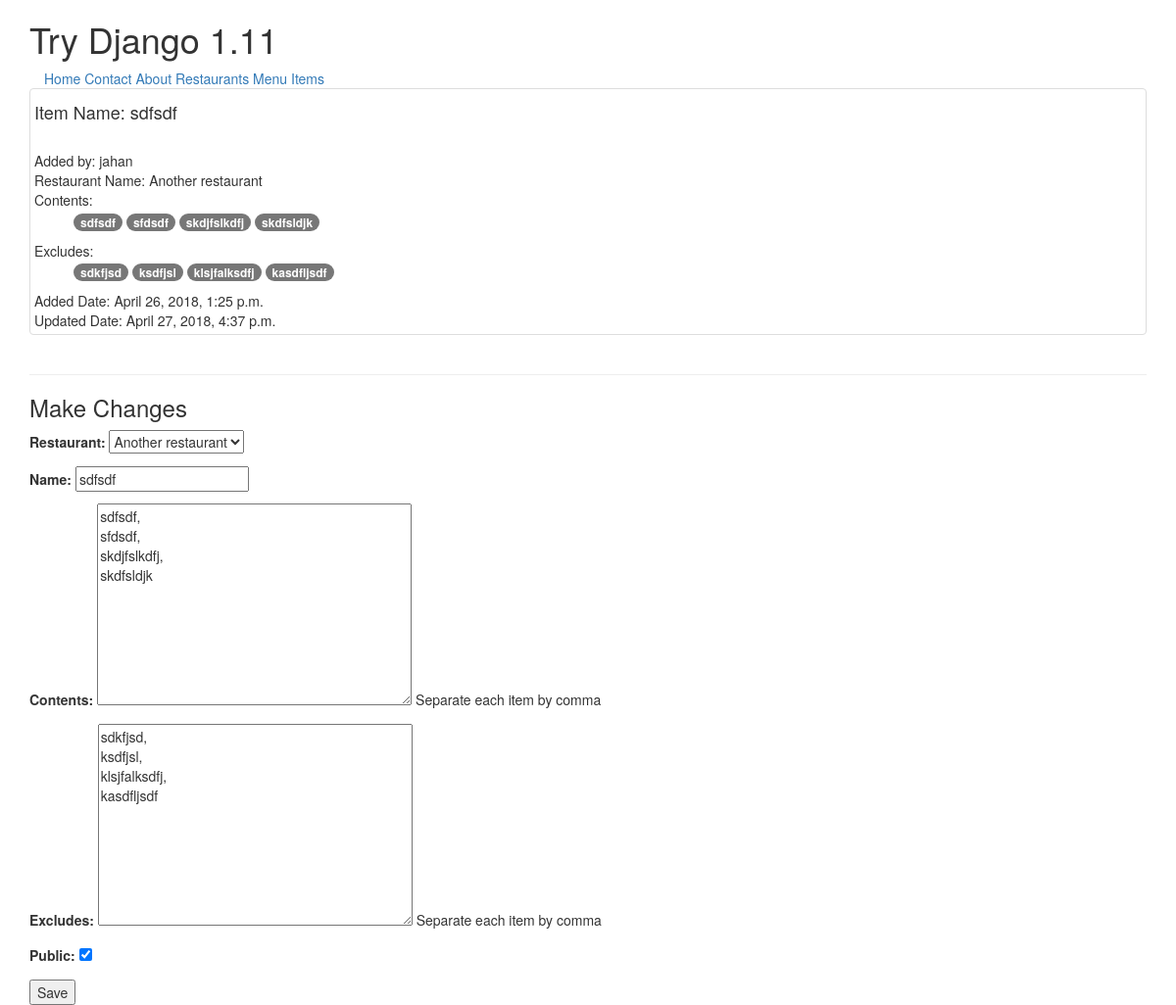
Screenshot of /menu-items/sdfsdf/ (signed in) with the database file from the repository.
### menuItems/models.py (models this page shows, shortened)
class MenuItem(models.Model):
    user        = models.ForeignKey(settings.AUTH_USER_MODEL)
    restaurant  = models.ForeignKey(Restaurant)
    name        = models.CharField(max_length=120)
    contents    = models.TextField(help_text='Separate each item by comma')
    excludes    = models.TextField(blank=True, null=True, help_text='Separate each item by comma')
    public      = models.BooleanField(default=True)
    timestamp   = models.DateTimeField(auto_now_add=True)
    updated     = models.DateTimeField(auto_now=True)
    slug        = models.SlugField(null=True, blank=True)
    def __str__(self):
        return self.name
    class Meta:
        ordering = ['-updated', '-timestamp']
    def get_contents(self):
        return self.contents.split(",")
    def get_excludes(self):
        return self.excludes.split(",")

### restaurants/models.py (models this page shows, shortened)
class Restaurant(models.Model):
    owner            = models.ForeignKey(User)
    name            = models.CharField(max_length=100)
    location        = models.CharField(max_length=255, null=True, blank=True)
    category        = models.CharField(max_length=255, null=True, blank=True, validators=[validate_caterogy])
    timestamp       = models.DateTimeField(auto_now_add=True)   # Saves automatically and does not allow to make changes
    updated         = models.DateTimeField(auto_now=True)       # Saves automatically and does not allow to make changes
    slug            = models.SlugField(null=True, blank=True)
    objects = RestaurantManager()
    def __str__(self):
        return self.name

### menuItems/views.py (the view)
# urls.py: url(r'^(?P<slug>[\w-]+)/$', MenuItemDetailUpdateView.as_view(), name='detail'),
class MenuItemDetailUpdateView(LoginRequiredMixin, UpdateView):
    form_class = MenuItemCreateModelForm
    template_name = 'menuItems/detail-update.html'
    def get_queryset(self):
        return MenuItem.objects.filter(user=self.request.user)
    def get_context_data(self, *args, **kwargs):
        context = super(MenuItemDetailUpdateView, self).get_context_data(*args, **kwargs)
        context['title'] = 'Update Menu Item: {}'.format(self.get_object().name)
        return context
    def get_form_kwargs(self, **kwargs):
        kwargs = super(MenuItemDetailUpdateView, self).get_form_kwargs(**kwargs)
        kwargs['user'] = self.request.user
        return kwargs

### menuItems/forms.py (shortened to what this page needs)
class MenuItemCreateModelForm(forms.ModelForm):
    class Meta:
        model = MenuItem
        fields = [
            'restaurant',
            'name',
            'contents',
            'excludes',
            'public'
        ]
    def __init__(self, *args, **kwargs):
        user = kwargs.pop('user')
        super(MenuItemCreateModelForm, self).__init__(*args, **kwargs)
        self.fields['restaurant'].queryset = Restaurant.objects.filter(owner=user)#, menuitem__isnull=True)#.exclude(menuitem__isnull=False)

### restaurants/models.py (called while the page is built)
    def get_queryset(self):
        return RestaurantQuerySet(self.model, using=self._db)

### templates/menuItems/detail-update.html (shortened to what this page needs)
{% extends 'base.html' %}
{% block content %}
    <div class="row">
    <div class="col-sm-12">
        <div class="thumbnail">
        <h4>Item Name: {{ form.instance }}</h4>
        <br>Added by: {{ form.instance.user }}<br>
        Restaurant Name: {{ form.instance.restaurant }}<br>
        {% if form.instance.contents %}
            Contents: <br>
            <ul>
                {% for content in form.instance.get_contents %}
                    <span class="badge badge-default">{{ content }}</span>
                {% endfor %}
            </ul>
        {% endif %}
        {% if form.instance.excludes %}
            Excludes: <br>
            <ul>
                {% for exclude in form.instance.get_excludes %}
                    <span class="badge badge-default">{{ exclude }}</span>
                {% endfor %}
            </ul>
        {% endif %}
        Added Date: {{ form.instance.timestamp }}<br>
        Updated Date: {{ form.instance.updated }}
        </div>
    </div>
    </div>
<hr/>
<h3>Make Changes</h3>
    {% include 'snippets/form-snippet.html' with form=form %}
{% endblock content %}

### templates/snippets/form-snippet.html (shortened to what this page needs)
<form method="POST"> {% csrf_token %}
    {{ form.as_p }}
    <button type="submit">Save</button>
</form>

### rows the page displays
MenuItem: instance "sdfsdf", instance.user "jahan", instance.restaurant "Another restaurant", instance.timestamp "April 26, 2018, 1:25 p.m.", instance.updated "April 27, 2018, 4:37 p.m.", restaurant "Another restaurant", contents "sdfsdf, sfdsdf, skdjfslkdfj, skdfsldjk", excludes "sdkfjsd, ksdfjsl, klsjfalksdfj, kasdfljsdf", public "☑"
Restaurant: name "sdfsdf"

### other values shown
{{ content }} "sdfsdf" "sfdsdf" "skdjfslkdfj" "skdfsldjk"
{{ exclude }} "sdkfjsd" "ksdfjsl" "klsjfalksdfj" "kasdfljsdf"
